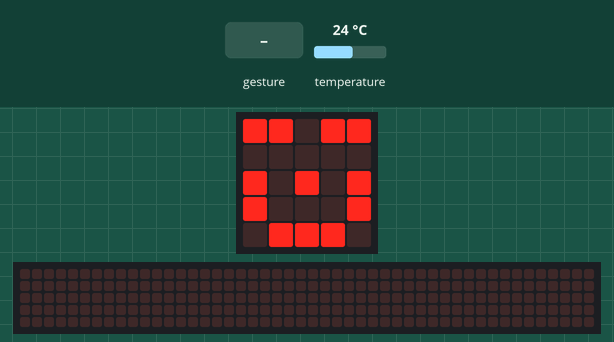
This program was run on a simulated BBC micro:bit (MakeCode). On the bench: the board's 5×5 LED display, a strip that is not on the board, showing the scrolling text unrolled. The inputs (shaded band) are chosen by the test bench; at power-on: temperature 24 °C. The 48×5 strip is a reading aid, not a part: it shows the text the display is scrolling, unrolled, one strip-width of it at a time.

Above: at 5.6 s.
5.7 s: sound turns loud
At 6.8 s:
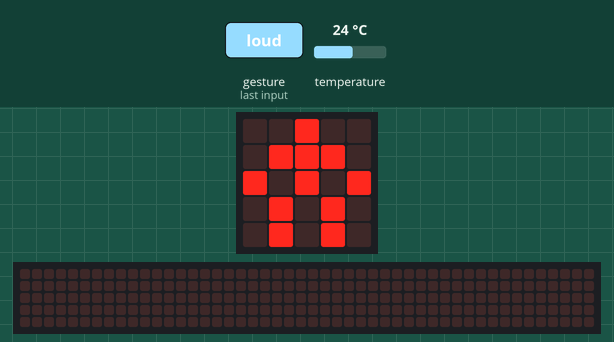
8.7 s: temperature set to 3 °C
At 11.5 s:
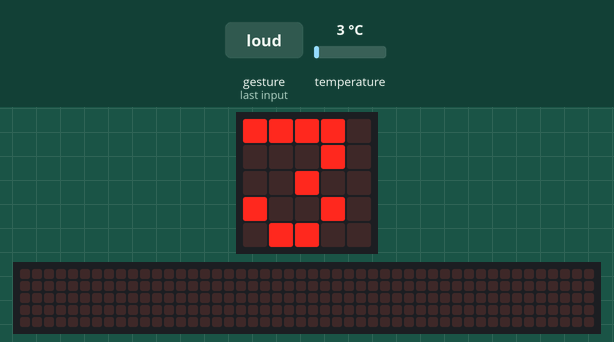
11.7 s: temperature set to 12 °C
At 12.47 s:
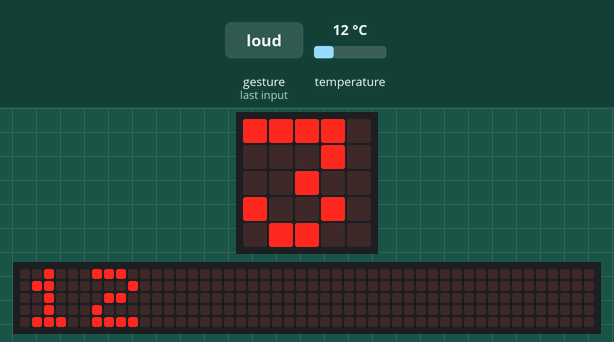
14.3 s: temperature set to 3 °C
At 15.5 s:
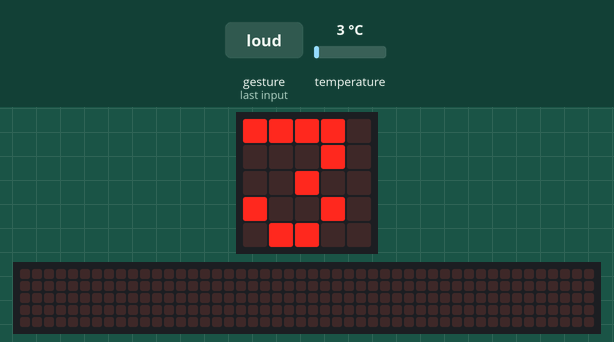
16.6 s: sound turns loud
At 16.8 s:
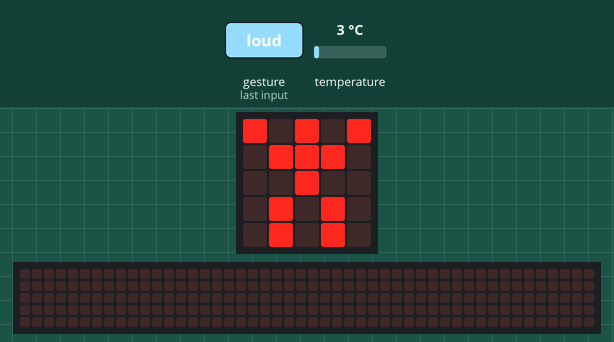
19.6 s: temperature set to 19 °C
At 21.87 s:
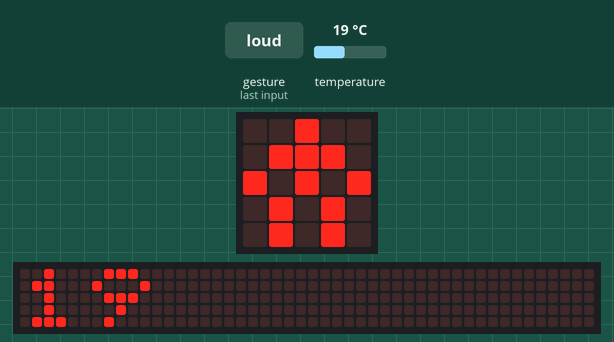
Timing chart, 0 to 23.4 s (numbered marks = the images above; inputs shaded):
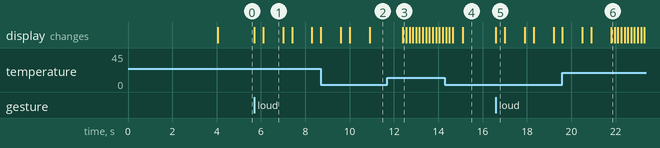

Measured:
- after the input at 5.7 s, the display: first changes at once (image 1 shows a later state)
- after the input at 8.7 s, the display: first differs from a run without the input after 2.2 s (image 2)
- after the input at 11.7 s, the display: changes after 0.70 s (image 3)
- after the input at 14.3 s, the display: first differs from a run without the input after 0.80 s (image 4)
- after the input at 16.6 s, the display: changes at once (image 5)
- after the input at 19.6 s, the display: first differs from a run without the input after 2.2 s (image 6)
- what the display in image 1 shows lasts 0.9 s, from 6.1 s to 7.0 s

The program:

main.ts
```typescript
input.onSound(DetectedSound.Loud, function () {
    for (let index = 0; index < 4; index++) {
        basic.showLeds(`
            # . # . #
            . # # # .
            . . # . .
            . # . # .
            . # . # .
            `)
        basic.showLeds(`
            . . # . .
            . # # # .
            # . # . #
            . # . # .
            . # . # .
            `)
        basic.pause(500)
    }
    for (let index = 0; index < 4; index++) {
        basic.showString("" + (input.temperature()))
    }
})
music.playMelody("- - - - - - - - ", 120)
basic.showLeds(`
    # # . # #
    . . . . .
    # . # . #
    # . . . #
    . # # # .
    `)
basic.forever(function () {

})
```

test.ts
```typescript
// les tests vont ici ; cela ne sera pas compilé si ce paquet est utilisé en tant qu'extension.
```
